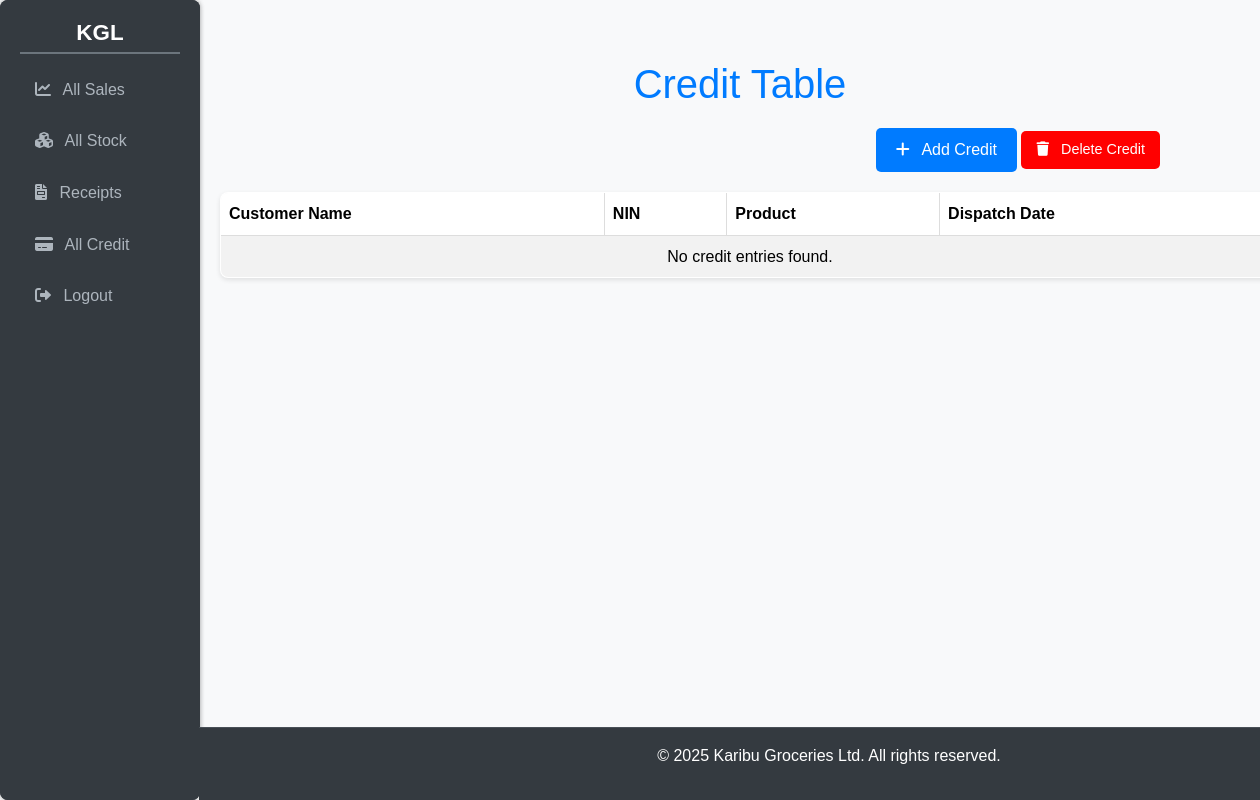
Before: /addcredit/ with the older database file.
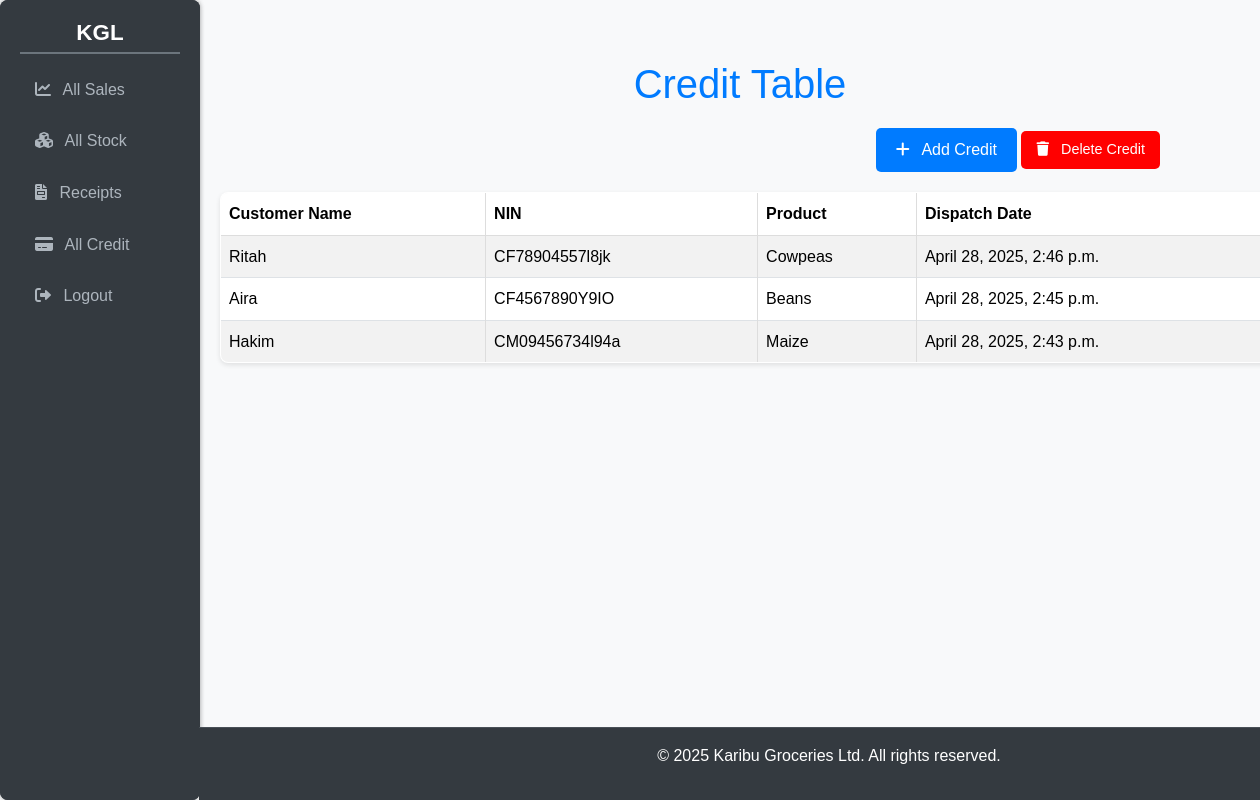
After: the same page with the newer database file.
### kgl_app/models.py (models this page shows, shortened)
class Credit(models.Model):
    buyer_name=models.CharField(max_length=255)
    NIN=models.CharField(unique=True)
    location=models.CharField(max_length=25,default=35)
    contact =models.IntegerField(default=20)
    amount_due=models.IntegerField(default=False)
    due_date=models.DateTimeField(auto_now_add=True)
    product_name=models.ForeignKey(Stock, on_delete=models.CASCADE,null=True)
    branch = models.ForeignKey(Branch, on_delete=models.CASCADE,null=True)
    salesagent_name=models.ForeignKey(Userprofile, on_delete=models.CASCADE,null=True)
    type_of_produce =models.ForeignKey(ProduceType,on_delete=models.CASCADE,null=True)
    tonnage =models.IntegerField(blank = False)
    Dispatch_date=models.DateTimeField(auto_now_add=True)

class Stock(models.Model):
    name_of_produce=models.CharField(max_length =255)
    type_of_produce =models.ForeignKey(ProduceType,on_delete=models.CASCADE,null=False,)
    date_and_time_of_produce= models.DateTimeField(auto_now_add =True)
    received_quantity = models.IntegerField(blank=False,null=False,default=0)
    issued_quantity=models.IntegerField(blank=False,null=False,default=0)
    tonnage =models.IntegerField(blank = False,null=False,default=0)
    cost=models.IntegerField(blank =False,default=25)
    name_of_dealer=models.CharField(max_length=255)
    branch=models.ForeignKey(Branch, on_delete=models.CASCADE,null=False,default=0)
    contact=models.CharField(default=20,null=False)
    selling_price=models.IntegerField(null=True,blank=True)
    current_stock =models.IntegerField(null=True,blank=False)
    def __str__(self):
        return self.name_of_produce

### kgl_app/views.py (the view)
# urls.py: path('addcredit/',views.addcredit,name='addcredit'),
def addcredit(request):
    credit = Credit.objects.all().order_by("-Dispatch_date")
    return render(request, 'addcredit.html', {'credit': credit}) # Assuming your template is named addcredit.html

### kgl_app/templates/addcredit.html (shortened to what this page needs)
{% extends 'base.html' %}
{% block content %}
<div class="container">
    <h1>Credit Table</h1>
    <div class="button-container">
        <a href="{% url 'add_credit' %}" class="btn btn-primary"><i class="fa fa-plus"></i> Add Credit</a>
        <a href="{% url 'delete_credit_list' %}" class="btn btn-danger"><i class="fa fa-trash"></i> Delete Credit</a>
    </div>
    <table class="table table-striped table-bordered">
        <thead class="thead-light">
            <tr>
                <th>Customer Name</th>
                <th>NIN</th>
                <th>Product</th>
                <th>Dispatch Date</th>
            </tr>
        </thead>
        <tbody>
            {% for credit in credit %}
            <tr>
                <td>{{ credit.buyer_name }}</td>
                <td>{{ credit.NIN }}</td>
                <td>{{ credit.product_name}}</td>
                <td>{{ credit.Dispatch_date }}</td>
            </tr>
            {% empty %}
            <tr><td colspan="4" class="text-center">No credit entries found.</td></tr>
            {% endfor %}
        </tbody>
    </table>
</div>
{% endblock %}

Changed rows visible on the page:
added Credit: buyer_name "Ritah", NIN "CF78904557l8jk", product_name "Cowpeas", Dispatch_date "April 28, 2025, 2:46 p.m."
added Credit: buyer_name "Aira", NIN "CF4567890Y9IO", product_name "Beans", Dispatch_date "April 28, 2025, 2:45 p.m."
added Credit: buyer_name "Hakim", NIN "CM09456734l94a", product_name "Maize", Dispatch_date "April 28, 2025, 2:43 p.m."
Other visible differences:
text no longer shown: "No credit entries found."
